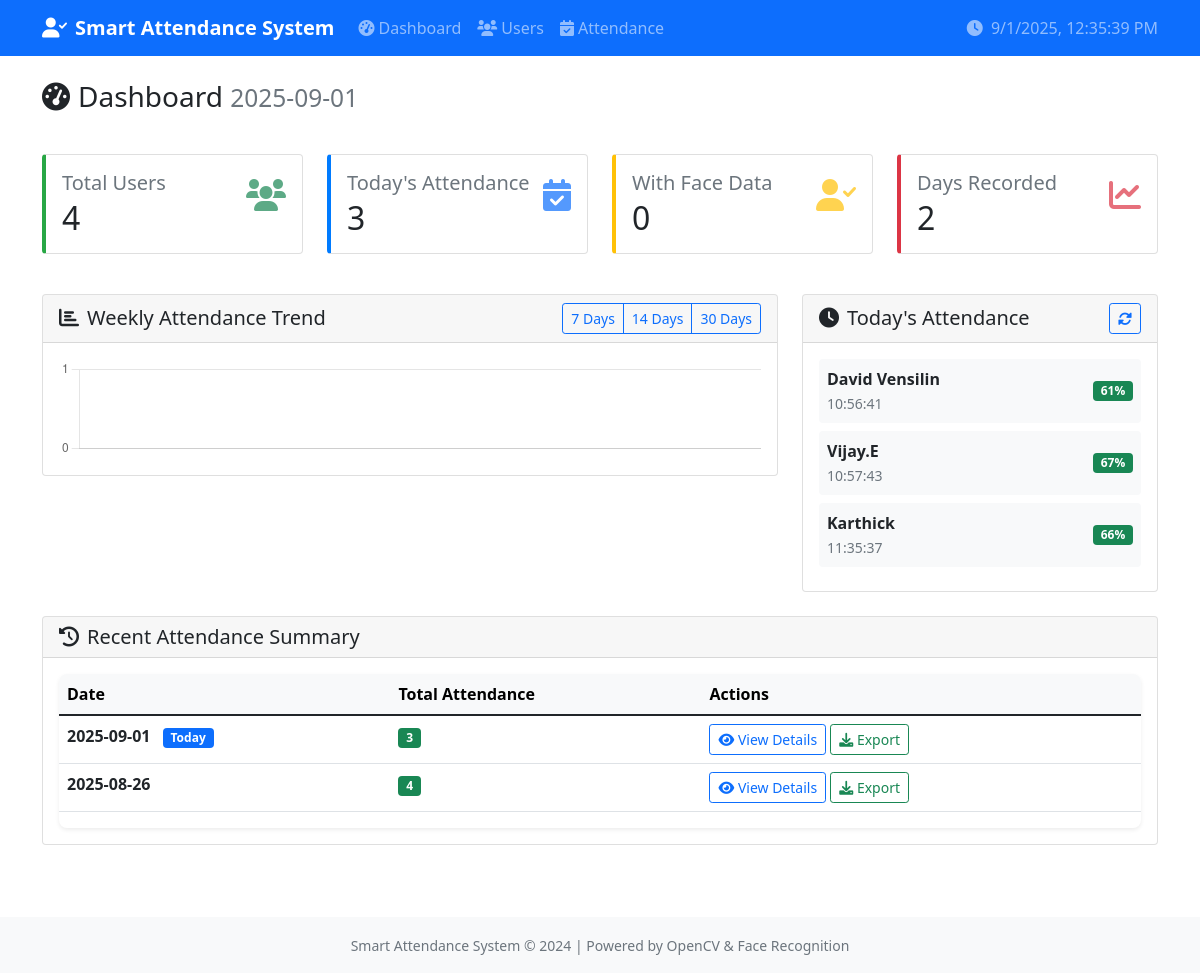
The page / on the database its author committed.
### tables this page shows
CREATE TABLE attendance (
                id INTEGER PRIMARY KEY AUTOINCREMENT,
                user_id INTEGER,
                name TEXT NOT NULL,
                timestamp TIMESTAMP DEFAULT CURRENT_TIMESTAMP,
                date TEXT NOT NULL,
                confidence REAL,
                FOREIGN KEY (user_id) REFERENCES users (id)
            );

### app.py (the view)
@app.route('/')
def dashboard():
    today = datetime.now().strftime('%Y-%m-%d')
    today_attendance = db.get_attendance_by_date(today)
    summary = db.get_attendance_summary()
    users = db.get_all_users()
    known_names = face_model.get_known_names()
    stats = {
        'total_users': len(users),
        'today_attendance': len(today_attendance),
        'users_with_face_data': len(known_names),
        'total_days_recorded': len(summary)
    }
    return render_template('dashboard.html',
                         stats=stats,
                         today_attendance=today_attendance.to_dict('records'),
                         summary=summary.head(7).to_dict('records'),
                         current_date=today)

### database.py (called while the page is built)
    def get_all_users(self):
        conn = sqlite3.connect(self.db_path)
        df = pd.read_sql_query('SELECT * FROM users ORDER BY name', conn)
        conn.close()
        return df

    def get_attendance_by_date(self, date_str):
        conn = sqlite3.connect(self.db_path)
        df = pd.read_sql_query('''
            SELECT a.name, a.timestamp, a.confidence, u.email, u.department
            FROM attendance a
            LEFT JOIN users u ON a.user_id = u.id
            WHERE a.date = ?
            ORDER BY a.timestamp
        ''', conn, params=(date_str,))
        conn.close()
        return df

    def get_attendance_summary(self, start_date=None, end_date=None):
        conn = sqlite3.connect(self.db_path)
        if start_date and end_date:
            df = pd.read_sql_query('''
                SELECT date, COUNT(*) as total_attendance
                FROM attendance
                WHERE date BETWEEN ? AND ?
                GROUP BY date
                ORDER BY date DESC
            ''', conn, params=(start_date, end_date))
        else:
            df = pd.read_sql_query('''
                SELECT date, COUNT(*) as total_attendance
                FROM attendance
                GROUP BY date
                ORDER BY date DESC
                LIMIT 30
            ''', conn)
        conn.close()
        return df

### face_recognition_model.py (called while the page is built)
    def get_known_names(self):
        return list(set(self.known_names))

### templates/dashboard.html (shortened to what this page needs)
{% extends "base.html" %}
{% block content %}
<div class="row mb-4">
    <div class="col-12">
        <h1 class="h3 mb-3">
            <i class="fas fa-tachometer-alt me-2"></i>Dashboard
            <small class="text-muted">{{ current_date }}</small>
        </h1>
    </div>
</div>
<div class="row mb-4">
    <div class="col-md-3 mb-3">
        <div class="card card-stat success h-100">
            <div class="card-body">
                <div class="d-flex justify-content-between">
                    <div>
                        <h5 class="card-title text-muted mb-1">Total Users</h5>
                        <h2 class="mb-0">{{ stats.total_users }}</h2>
                    </div>
                    <div class="stat-icon text-success">
                        <i class="fas fa-users"></i>
                    </div>
                </div>
            </div>
        </div>
    </div>
    <div class="col-md-3 mb-3">
        <div class="card card-stat h-100">
            <div class="card-body">
                <div class="d-flex justify-content-between">
                    <div>
                        <h5 class="card-title text-muted mb-1">Today's Attendance</h5>
                        <h2 class="mb-0">{{ stats.today_attendance }}</h2>
                    </div>
                    <div class="stat-icon text-primary">
                        <i class="fas fa-calendar-check"></i>
                    </div>
                </div>
            </div>
        </div>
    </div>
    <div class="col-md-3 mb-3">
        <div class="card card-stat warning h-100">
            <div class="card-body">
                <div class="d-flex justify-content-between">
                    <div>
                        <h5 class="card-title text-muted mb-1">With Face Data</h5>
                        <h2 class="mb-0">{{ stats.users_with_face_data }}</h2>
                    </div>
                    <div class="stat-icon text-warning">
                        <i class="fas fa-user-check"></i>
                    </div>
                </div>
            </div>
        </div>
    </div>
    <div class="col-md-3 mb-3">
        <div class="card card-stat danger h-100">
            <div class="card-body">
                <div class="d-flex justify-content-between">
                    <div>
                        <h5 class="card-title text-muted mb-1">Days Recorded</h5>
                        <h2 class="mb-0">{{ stats.total_days_recorded }}</h2>
                    </div>
                    <div class="stat-icon text-danger">
                        <i class="fas fa-chart-line"></i>
                    </div>
                </div>
            </div>
        </div>
    </div>
</div>
<div class="row">
    <div class="col-lg-8 mb-4">
        <div class="card">
            <div class="card-header d-flex justify-content-between align-items-center">
                <h5 class="mb-0">
                    <i class="fas fa-chart-bar me-2"></i>Weekly Attendance Trend
                </h5>
                <div class="btn-group btn-group-sm" role="group">
                    <button type="button" class="btn btn-outline-primary" onclick="updateChart(7)">7 Days</button>
                    <button type="button" class="btn btn-outline-primary active" onclick="updateChart(14)">14 Days</button>
                    <button type="button" class="btn btn-outline-primary" onclick="updateChart(30)">30 Days</button>
                </div>
            </div>
            <div class="card-body">
                <canvas id="attendanceChart" height="100"></canvas>
            </div>
        </div>
    </div>
    <div class="col-lg-4 mb-4">
        <div class="card">
            <div class="card-header d-flex justify-content-between align-items-center">
                <h5 class="mb-0">
                    <i class="fas fa-clock me-2"></i>Today's Attendance
                </h5>
                <button class="btn btn-sm btn-outline-primary" onclick="location.reload()">
                    <i class="fas fa-sync-alt"></i>
                </button>
            </div>
            <div class="card-body" style="max-height: 400px; overflow-y: auto;">
                {% if today_attendance %}
                    {% for record in today_attendance %}
                    <div class="d-flex justify-content-between align-items-center mb-2 p-2 bg-light rounded">
                        <div>
                            <strong>{{ record.name }}</strong>
                            <br>
                            <small class="text-muted">{{ record.timestamp.split(' ')[1] }}</small>
                        </div>
                        {% if record.confidence %}
                        <span class="badge bg-success">{{ "%.0f"|format(record.confidence * 100) }}%</span>
                        {% endif %}
                    </div>
                    {% endfor %}
                {% else %}
                    <div class="text-center text-muted py-4">
                        <i class="fas fa-user-clock fa-3x mb-3"></i>
                        <p>No attendance records for today</p>
                    </div>
                {% endif %}
            </div>
        </div>
    </div>
</div>
<div class="row">
    <div class="col-12">
        <div class="card">
            <div class="card-header">
                <h5 class="mb-0">
                    <i class="fas fa-history me-2"></i>Recent Attendance Summary
                </h5>
            </div>
            <div class="card-body">
                {% if summary %}
                <div class="table-responsive">
                    <table class="table table-hover">
                        <thead class="table-light">
                            <tr>
                                <th>Date</th>
                                <th>Total Attendance</th>
                                <th>Actions</th>
                            </tr>
                        </thead>
                        <tbody>
                            {% for day in summary %}
                            <tr>
                                <td>
                                    <strong>{{ day.date }}</strong>
                                    {% if day.date == current_date %}
                                    <span class="badge bg-primary ms-2">Today</span>
                                    {% endif %}
                                </td>
                                <td>
                                    <span class="badge bg-success">{{ day.total_attendance }}</span>
                                </td>
                                <td>
                                    <a href="{{ url_for('attendance_detail', date=day.date) }}"
                                       class="btn btn-sm btn-outline-primary btn-action">
                                        <i class="fas fa-eye"></i> View Details
                                    </a>
                                    <a href="{{ url_for('export_attendance', date=day.date) }}"
                                       class="btn btn-sm btn-outline-success btn-action">
                                        <i class="fas fa-download"></i> Export
                                    </a>
                                </td>
                            </tr>
                            {% endfor %}
                        </tbody>
                    </table>
                </div>
                {% else %}
                <div class="text-center text-muted py-4">
                    <i class="fas fa-calendar-times fa-3x mb-3"></i>
                    <p>No attendance records found</p>
                </div>
                {% endif %}
            </div>
        </div>
    </div>
</div>
{% endblock %}
{% block scripts %}
<script>
let attendanceChart;
// Initialize chart
document.addEventListener('DOMContentLoaded', function() {
    initChart();
    updateChart(14); // Default to 14 days
    // Auto-refresh every 30 seconds
    enableAutoRefresh(30000);
});
function initChart() {
    const ctx = document.getElementById('attendanceChart').getContext('2d');
    attendanceChart = new Chart(ctx, {
        type: 'line',
        data: {
            labels: [],
            datasets: [{
                label: 'Daily Attendance',
                data: [],
                borderColor: 'rgb(75, 192, 192)',
                backgroundColor: 'rgba(75, 192, 192, 0.1)',
                tension: 0.1,
                fill: true
            }]
        },
        options: {
            responsive: true,
            maintainAspectRatio: false,
            scales: {
                y: {
                    beginAtZero: true,
                    ticks: {
                        stepSize: 1
                    }
                }
            },
            plugins: {
                legend: {
                    display: false
                }
            }
        }
    });
}
function updateChart(days) {
    // Update active button
    document.querySelectorAll('.btn-group .btn').forEach(btn => {
        btn.classList.remove('active');
    });
    event.target.classList.add('active');
    // Fetch chart data
    fetch(`/api/attendance/chart?days=${days}`)
        .then(response => response.json())
        .then(data => {
            const labels = data.map(item => {
                const date = new Date(item.date);
                return date.toLocaleDateString('en-US', { month: 'short', day: 'numeric' });
            });
            const counts = data.map(item => item.count);
            attendanceChart.data.labels = labels;
            attendanceChart.data.datasets[0].data = counts;
            attendanceChart.update();
        })
        .catch(error => {
            console.error('Error fetching chart data:', error);
        });
}
</script>
{% endblock %}

### templates/base.html (style rules this page uses)
.card-stat { border-left: 4px solid #007bff; }
.card-stat.success { border-left-color: #28a745; }
.card-stat.warning { border-left-color: #ffc107; }
.card-stat.danger { border-left-color: #dc3545; }
.stat-icon { font-size: 2rem; opacity: 0.7; }
.table-responsive { border-radius: 0.5rem; box-shadow: 0 0.125rem 0.25rem rgba(0, 0, 0, 0.075); }
.btn-action { padding: 0.25rem 0.5rem; font-size: 0.875rem; }
body { display: flex; flex-direction: column; min-height: 100vh; }

### rows shown on the page
attendance: name "David Vensilin", timestamp "10:56:41", record.confidence*100 "61"
attendance: name "Vijay.E", timestamp "10:57:43", record.confidence*100 "67"
attendance: name "Karthick", timestamp "11:35:37", record.confidence*100 "66"

### other values the page prints
{{ stats.total_users }} "4"
{{ stats.today_attendance }} "3"
{{ stats.users_with_face_data }} "0"
{{ stats.total_days_recorded }} "2"
{{ day.date }} "2025-09-01" "2025-08-26"
{{ day.total_attendance }} "3" "4"
